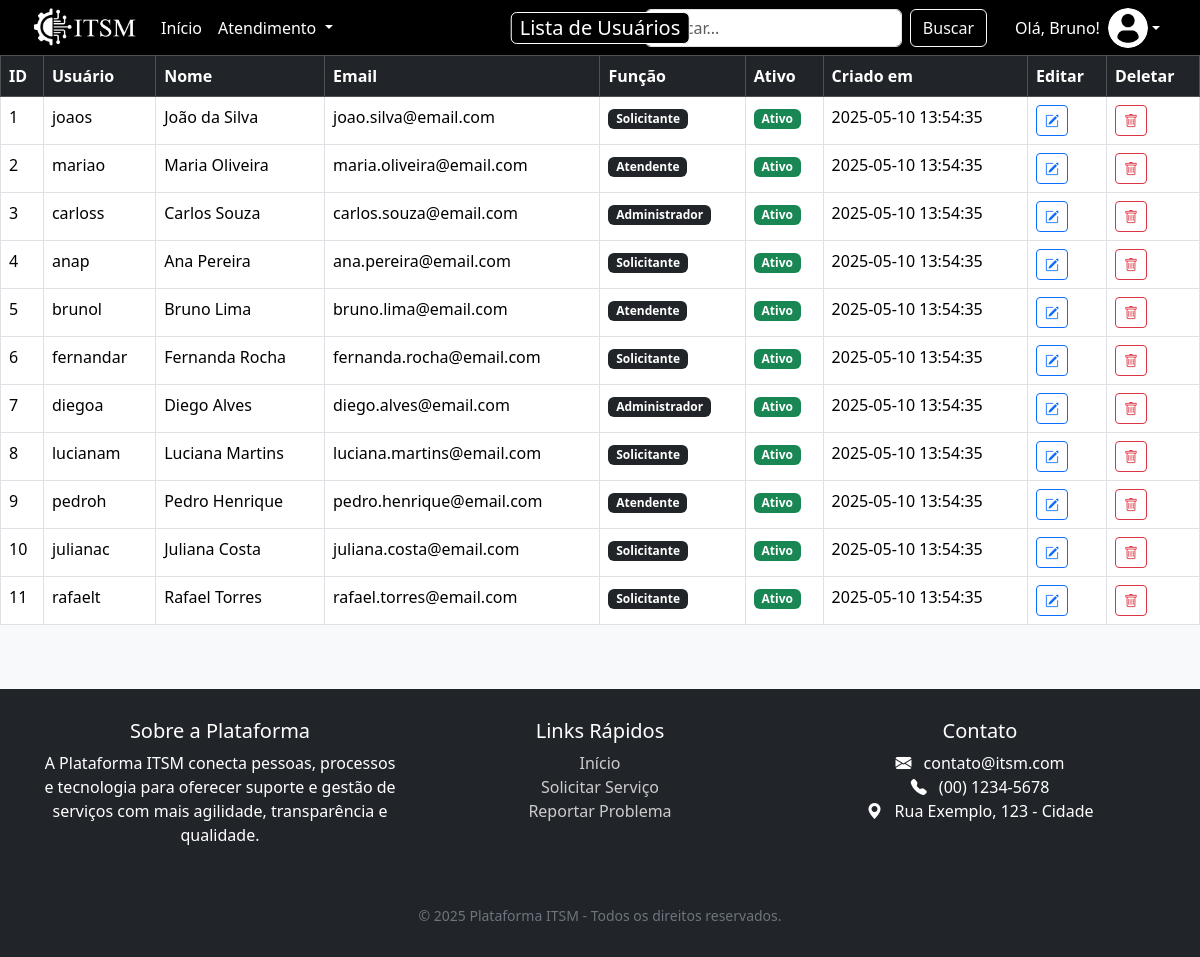
The app's page /lista/usuarios.php (signed in) with its own data.
### tables this page shows
CREATE TABLE `usuarios` (
  `id` int(11) NOT NULL,
  `nome` varchar(100) NOT NULL,
  `login` varchar(50) NOT NULL,
  `senha` varchar(255) NOT NULL,
  `email` varchar(100) DEFAULT NULL,
  `funcao` varchar(50) DEFAULT NULL,
  `criado_em` timestamp NOT NULL DEFAULT current_timestamp(),
  `ativo` tinyint(1) NOT NULL DEFAULT 1
);

### lista/usuarios.php (the view, shortened to what this page needs)
<?php
include("conexao_banco_lista.php");
?>
<!DOCTYPE html>
<html lang="pt-br">
<head>
<link href="https://cdn.jsdelivr.net/npm/bootstrap@5.3.3/dist/css/bootstrap.min.css" rel="stylesheet">
<link href="https://cdn.jsdelivr.net/npm/bootstrap-icons@1.10.5/font/bootstrap-icons.css" rel="stylesheet">
</head>
<body>
<nav class="navbar navbar-expand-lg">
<div class="container-fluid ps-3">
  <a class="navbar-brand" href="/ITSM/home/index.php">
    <img src="/ITSM/imagens/ITSM-LOGO-HORIZONTAL.png" alt="Logo">
  </a>
  <div class="navbar-title bg-black text-white px-2 py-0 rounded custom-border">
      Lista de Usuários
  </div>
  <div class="collapse navbar-collapse" id="navbarNav">
    <ul class="navbar-nav me-auto mb-2 mb-lg-0">
      <li class="nav-item">
        <a class="nav-link active" aria-current="page" href="/ITSM/home/index.php">Início</a>
      </li>
      <?php if($_SESSION["usuario_funcao"] == "Atendente" || $_SESSION["usuario_funcao"] == "Administrador"): ?>
          <li class="nav-item dropdown">
            <a class="nav-link dropdown-toggle" href="#" id="navbarDropdown" role="button" data-bs-toggle="dropdown" aria-expanded="false">
              Atendimento
            </a>
          </li>
        <?php endif; ?>
    </ul>
    <form class="d-flex me-3" method="GET" action="">
      <input class="form-control me-2" type="search" name="pesquisa" value="<?php echo htmlspecialchars(@$_GET['pesquisa']); ?>" placeholder="Buscar..." aria-label="Search">
      <button class="btn btn-outline-light" type="submit">Buscar</button>
    </form>
    <div class="dropdown">
        <button class="btn dropdown-toggle d-flex align-items-center border-0 bg-transparent text-white" id="userDropdown" type="button" data-bs-toggle="dropdown" aria-expanded="false">
          <span class="me-2">Olá,
            <?php
              $primeiro_nome = explode(' ', $_SESSION['usuario_nome']);
              echo htmlspecialchars($primeiro_nome[0]);
            ?>!
          </span>
          <img src="/ITSM/imagens/foto_perfil.png" class="user-photo">
        </button>
      </div>
  </div>
</div>
</nav>
<main>
<div class="table-responsive">
<table class="table table-hover table-bordered w-100">
<thead class="table-dark">
<tr>
  <th>ID</th>
  <th>Usuário</th>
  <th>Nome</th>
  <th>Email</th>
  <th>Função</th>
  <th>Ativo</th>
  <th>Criado em</th>
  <th>Editar</th>
  <th>Deletar</th>
</tr>
</thead>
<tbody>
<?php
$pesquisa = @$_GET['pesquisa'] ?? '';
$sql = "
SELECT * FROM usuarios
WHERE nome LIKE '%$pesquisa%'
   OR email LIKE '%$pesquisa%'
   OR funcao LIKE '%$pesquisa%'
";
$resultado = $con->query($sql);
foreach ($resultado as $linha) {
    $status = $linha['ativo'] == 1
    ? "<span class='badge bg-success'>Ativo</span>"
    : "<span class='badge bg-secondary'>Inativo</span>";
    echo "
    <tr>
        <td>{$linha['id']}</td>
        <td>" . htmlspecialchars($linha['login']) . "</td>
        <td>" . htmlspecialchars($linha['nome']) . "</td>
        <td>" . htmlspecialchars($linha['email']) . "</td>
        <td><span class='badge bg-dark'>" . htmlspecialchars($linha['funcao']) . "</span></td>
        <td>" . $status . "</td>
        <td>{$linha['criado_em']}</td>
        <td>
            <a href='/ITSM/formulario/form_usuario.php?id=" . $linha['id'] . "' class='btn btn-sm btn-outline-primary'>
                <i class='bi bi-pencil-square'></i>
            </a>
        </td>
        <td>
            <button type='button' class='btn btn-sm btn-outline-danger' onclick='confirmarExclusao(\"{$linha['id']}\")'>
                <i class='bi bi-trash'></i>
            </button>
        </td>
    </tr>";
}
?>
</tbody>
</table>
</div>
</main>
<footer class="mt-5">
  <div class="container">
    <div class="row text-center">
      <div class="col-md-4 mb-4">
        <h5>Sobre a Plataforma</h5>
        <p>A Plataforma ITSM conecta pessoas, processos e tecnologia para oferecer suporte e gestão de serviços com mais agilidade, transparência e qualidade.</p>
      </div>
      <div class="col-md-4 mb-4">
        <h5>Links Rápidos</h5>
        <ul class="list-unstyled">
          <li><a href="/ITSM/home/index.php">Início</a></li>
          <li><a href="/ITSM/formulario/form_requisicao.php">Solicitar Serviço</a></li>
          <li><a href="/ITSM/formulario/form_incidente.php">Reportar Problema</a></li>
        </ul>
      </div>
      <div class="col-md-4 mb-4">
        <h5>Contato</h5>
        <ul class="list-unstyled">
          <li><i class="bi bi-envelope-fill me-2"></i> contato@itsm.com</li>
          <li><i class="bi bi-telephone-fill me-2"></i> (00) 1234-5678</li>
          <li><i class="bi bi-geo-alt-fill me-2"></i> Rua Exemplo, 123 - Cidade</li>
        </ul>
      </div>
    </div>
    <div class="text-center pt-3">
      <small class="text-secondary">&copy; 2025 Plataforma ITSM - Todos os direitos reservados.</small>
    </div>
  </div>
</footer>
</body>
</html>

### lista/usuarios.php (style rules this page uses)
html, body { height: 100%; }
body { display: flex; flex-direction: column; background-color: #f8f9fa; margin: 0; padding: 0; }
main { flex: 1; width: 100%; }
.navbar { background-color: black; position: relative; height: 60px; padding: 0 1rem; }
.navbar-brand img { height: 45px; width: auto; }
.navbar-title { position: absolute; left: 50%; top: 50%; transform: translate(-50%, -50%); font-size: 20px; font-weight: 500; padding: 2px 8px; border-radius: 8px; white-space: nowrap; }
.custom-border { border: 1px solid white; }
.navbar-nav .nav-link { color: white; font-weight: 500; }
.navbar-nav .nav-link.active { color: white; }
.user-photo { width: 40px; height: 40px; border-radius: 50%; object-fit: cover; }
footer { background-color: #212529; color: white; padding: 30px 0; margin-top: auto; }
footer a { color: #ccc; text-decoration: none; }

### records on screen
usuarios: id "1", login "joaos", nome "João da Silva", email "joao.silva@email.com", funcao "Solicitante", ativo "Ativo", criado_em "2025-05-10 13:54:35"
usuarios: id "2", login "mariao", nome "Maria Oliveira", email "maria.oliveira@email.com", funcao "Atendente", ativo "Ativo", criado_em "2025-05-10 13:54:35"
usuarios: id "3", login "carloss", nome "Carlos Souza", email "carlos.souza@email.com", funcao "Administrador", ativo "Ativo", criado_em "2025-05-10 13:54:35"
usuarios: id "4", login "anap", nome "Ana Pereira", email "ana.pereira@email.com", funcao "Solicitante", ativo "Ativo", criado_em "2025-05-10 13:54:35"
usuarios: id "5", login "brunol", nome "Bruno Lima", email "bruno.lima@email.com", funcao "Atendente", ativo "Ativo", criado_em "2025-05-10 13:54:35"
usuarios: id "6", login "fernandar", nome "Fernanda Rocha", email "fernanda.rocha@email.com", funcao "Solicitante", ativo "Ativo", criado_em "2025-05-10 13:54:35"
usuarios: id "7", login "diegoa", nome "Diego Alves", email "diego.alves@email.com", funcao "Administrador", ativo "Ativo", criado_em "2025-05-10 13:54:35"
usuarios: id "8", login "lucianam", nome "Luciana Martins", email "luciana.martins@email.com", funcao "Solicitante", ativo "Ativo", criado_em "2025-05-10 13:54:35"
usuarios: id "9", login "pedroh", nome "Pedro Henrique", email "pedro.henrique@email.com", funcao "Atendente", ativo "Ativo", criado_em "2025-05-10 13:54:35"
usuarios: id "10", login "julianac", nome "Juliana Costa", email "juliana.costa@email.com", funcao "Solicitante", ativo "Ativo", criado_em "2025-05-10 13:54:35"
usuarios: id "11", login "rafaelt", nome "Rafael Torres", email "rafael.torres@email.com", funcao "Solicitante", ativo "Ativo", criado_em "2025-05-10 13:54:35"

### other values on screen
$primeiro_nome[0] "Bruno"
